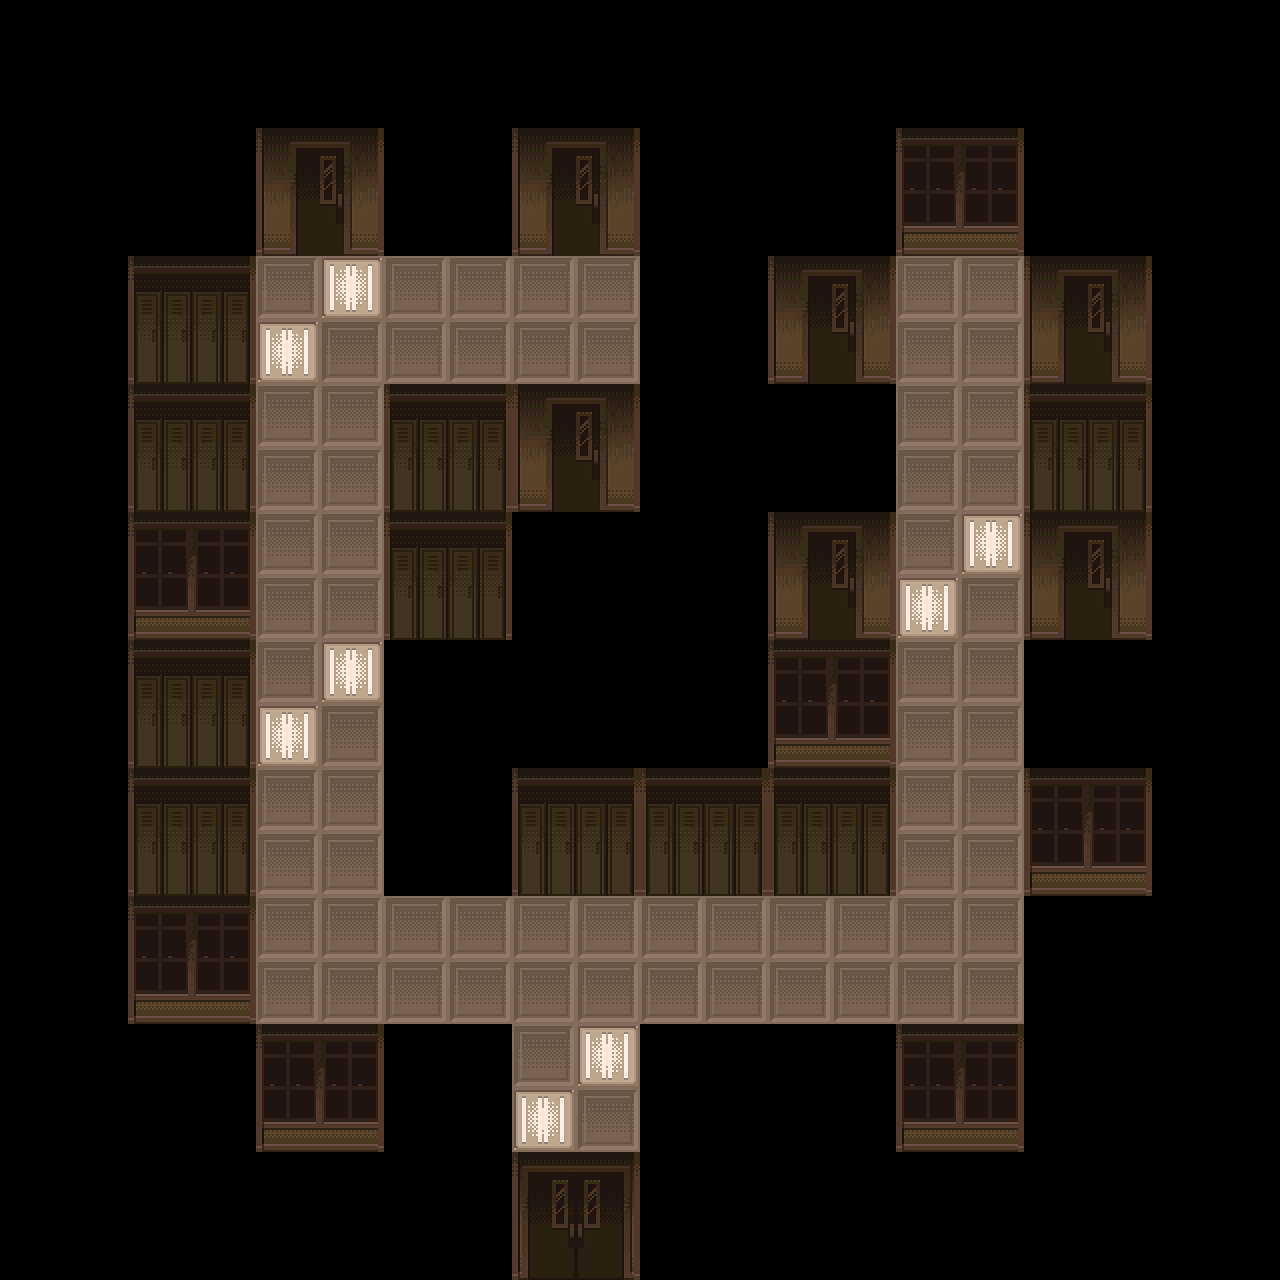

This is a level from a 2D game, rendered from its Tiled map with the project's own tilesets. A one-line summary and the complete map file follow:
An orthogonal 10x10 tile map with 128x128 px tiles, 3 tile layers (Floor, Ceiling, Walls) and 24 objects (8x Spawn, 2x ActivateSouth, 2x Enter, 2x BeforeEnter, 2x ActivateNorth, ...).

<map version="1.5" tiledversion="1.7.2" orientation="orthogonal" renderorder="right-down" width="10" height="10" tilewidth="128" tileheight="128" infinite="0" nextlayerid="8" nextobjectid="41">
 <properties>
  <property name="AmbientLight" type="float" value="0.25" />
  <property name="Name" value="School Foyer" />
  <property name="Wall" value="PlainFoyerWall" />
 </properties>
 <tileset firstgid="1" source="Walls.tsx" />
 <layer id="1" name="Floor" width="10" height="10">
  <data encoding="csv">
0,0,0,0,0,0,0,0,0,0,
0,0,0,0,0,0,0,0,0,0,
0,0,2,2,2,0,0,2,0,0,
0,0,2,0,0,0,0,2,0,0,
0,0,2,0,0,0,0,2,0,0,
0,0,2,0,0,0,0,2,0,0,
0,0,2,0,0,0,0,2,0,0,
0,0,2,2,2,2,2,2,0,0,
0,0,0,0,2,0,0,0,0,0,
0,0,0,0,0,0,0,0,0,0
</data>
 </layer>
 <layer id="3" name="Ceiling" width="10" height="10">
  <data encoding="csv">
0,0,0,0,0,0,0,0,0,0,
0,0,0,0,0,0,0,0,0,0,
0,0,9,11,11,0,0,11,0,0,
0,0,11,0,0,0,0,11,0,0,
0,0,11,0,0,0,0,9,0,0,
0,0,9,0,0,0,0,11,0,0,
0,0,11,0,0,0,0,11,0,0,
0,0,11,11,11,11,11,11,0,0,
0,0,0,0,9,0,0,0,0,0,
0,0,0,0,0,0,0,0,0,0
</data>
 </layer>
 <layer id="4" name="Walls" width="10" height="10">
  <data encoding="csv">
0,0,0,0,0,0,0,0,0,0,
0,0,7,0,7,0,0,14,0,0,
0,10,0,0,0,0,7,0,7,0,
0,10,0,10,7,0,0,0,10,0,
0,14,0,10,0,0,7,0,7,0,
0,10,0,0,0,0,14,0,0,0,
0,10,0,0,10,10,10,0,14,0,
0,14,0,0,0,0,0,0,0,0,
0,0,14,0,0,0,0,14,0,0,
0,0,0,0,8,0,0,0,0,0
</data>
 </layer>
 <objectgroup id="2" name="Spawns">
  <object id="1" name="Default" type="Spawn" x="512" y="1024" width="128" height="128">
   <properties>
    <property name="Direction" value="North" />
   </properties>
  </object>
  <object id="29" name="FromClass2" type="Spawn" x="512" y="256" width="128" height="128">
   <properties>
    <property name="Direction" value="South" />
   </properties>
  </object>
  <object id="30" name="FromClass3" type="Spawn" x="512" y="256" width="128" height="128">
   <properties>
    <property name="Direction" value="North" />
   </properties>
  </object>
  <object id="36" name="FromClass1" type="Spawn" x="256" y="256" width="128" height="128">
   <properties>
    <property name="Direction" value="South" />
   </properties>
  </object>
  <object id="37" name="FromClass6" type="Spawn" x="896" y="512" width="128" height="128">
   <properties>
    <property name="Direction" value="East" />
   </properties>
  </object>
  <object id="38" name="FromClass7" type="Spawn" x="896" y="512" width="128" height="128">
   <properties>
    <property name="Direction" value="West" />
   </properties>
  </object>
  <object id="39" name="FromClass4" type="Spawn" x="896" y="256" width="128" height="128">
   <properties>
    <property name="Direction" value="East" />
   </properties>
  </object>
  <object id="40" name="FromClass5" type="Spawn" x="896" y="256" width="128" height="128">
   <properties>
    <property name="Direction" value="West" />
   </properties>
  </object>
 </objectgroup>
 <objectgroup id="5" name="Events">
  <object id="17" name="Exit Door" type="ActivateSouth" x="512" y="1152" width="128" height="128">
   <properties>
    <property name="Script">If $Flag.AliensAttack
Conversation PreBoss
Encounter Principal NoFlee
Conversation PostBoss
ChangeScene Ponsona.Scenes.TitleScene.TitleScene
Else
Conversation PreventExit
End</property>
   </properties>
  </object>
  <object id="18" name="Intro" type="Enter" x="512" y="1024" width="128" height="128">
   <properties>
    <property name="DisableIf" value="PADirections" />
    <property name="Script">SetWaypoint 2 1
Conversation PADirections
SetFlag PADirections True
DisableEvent</property>
   </properties>
  </object>
  <object id="19" name="See Flyers" type="Enter" x="256" y="640" width="128" height="128">
   <properties>
    <property name="DisableIf" value="SawFlyers" />
    <property name="Script">Conversation SawFlyers
SetFlag SawFlyers True
DisableEvent</property>
   </properties>
  </object>
  <object id="20" name="StudentBlocking" type="BeforeEnter" x="896" y="896" width="128" height="128">
   <properties>
    <property name="DisableIf" value="AliensAttack" />
    <property name="Script" value="Conversation StudentWarning" />
   </properties>
  </object>
  <object id="21" name="StudentBlocking" type="BeforeEnter" x="512" y="256" width="128" height="128">
   <properties>
    <property name="DisableIf" value="AliensAttack" />
    <property name="Script">Conversation MeetAbby
SetFlag SeeAbby True</property>
   </properties>
  </object>
  <object id="22" name="Door to Class1" type="ActivateNorth" x="256" y="128" width="128" height="128">
   <properties>
    <property name="Script" value="ChangeMap Class1 Default" />
   </properties>
  </object>
  <object id="23" name="Door to Abby's Class" type="ActivateNorth" x="512" y="128" width="128" height="128">
   <properties>
    <property name="Script" value="ChangeMap Class2 Default" />
   </properties>
  </object>
  <object id="24" name="Door to Class3" type="ActivateSouth" x="512" y="384" width="128" height="128">
   <properties>
    <property name="Script" value="ChangeMap Class3 Default" />
   </properties>
  </object>
  <object id="25" name="Door to Class7" type="ActivateEast" x="1024" y="512" width="128" height="128">
   <properties>
    <property name="Script" value="ChangeMap Class7 Default" />
   </properties>
  </object>
  <object id="26" name="Door to Class6" type="ActivateWest" x="768" y="512" width="128" height="128">
   <properties>
    <property name="Script" value="ChangeMap Class6 Default" />
   </properties>
  </object>
  <object id="27" name="Door to Class4" type="ActivateWest" x="768" y="256" width="128" height="128">
   <properties>
    <property name="Script" value="ChangeMap Class4 Default" />
   </properties>
  </object>
  <object id="28" name="Door to Class5" type="ActivateEast" x="1024" y="256" width="128" height="128">
   <properties>
    <property name="Script" value="ChangeMap Class5 Default" />
   </properties>
  </object>
 </objectgroup>
 <objectgroup id="6" name="Lighting">
  <object id="10" x="896" y="512" width="128" height="128" />
  <object id="14" x="256" y="640" width="128" height="128" />
  <object id="15" x="512" y="1024" width="128" height="128" />
  <object id="16" x="256" y="256" width="128" height="128" />
 </objectgroup>
 <objectgroup id="7" name="Walls" />
</map>
